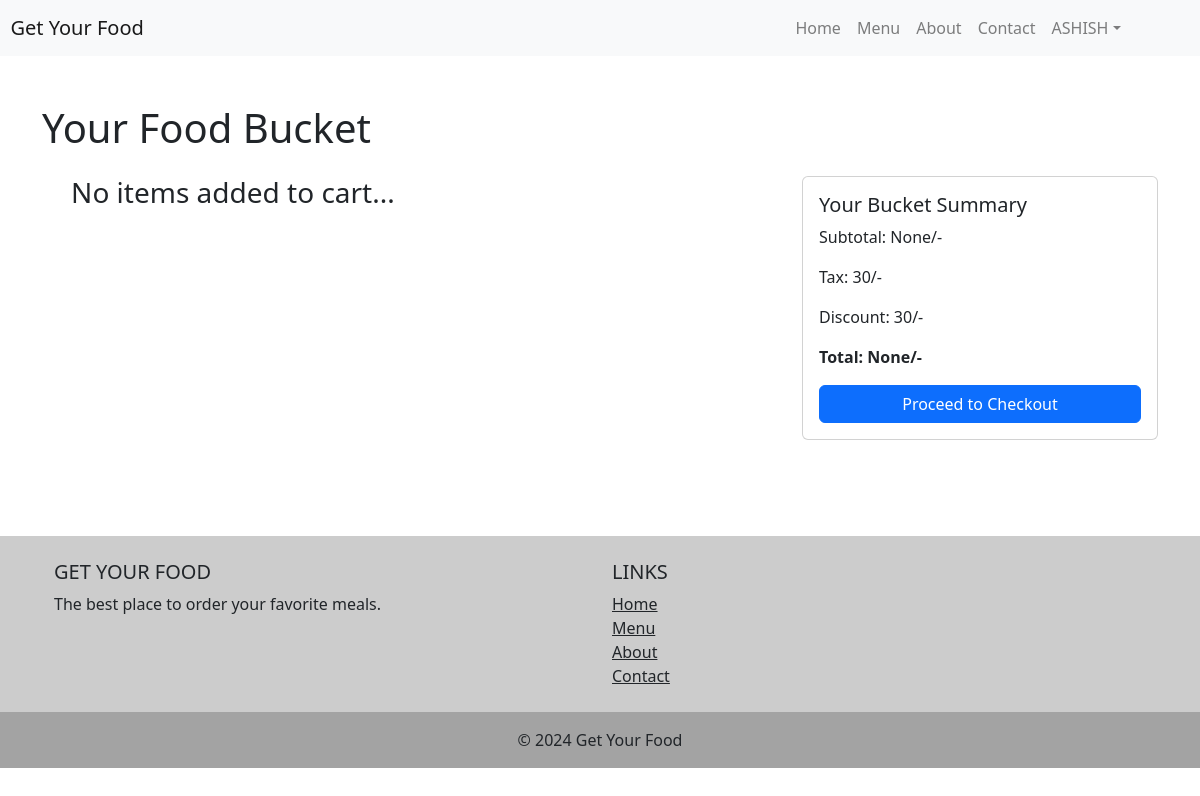
Before: /cart/ (signed in) with the older database file.
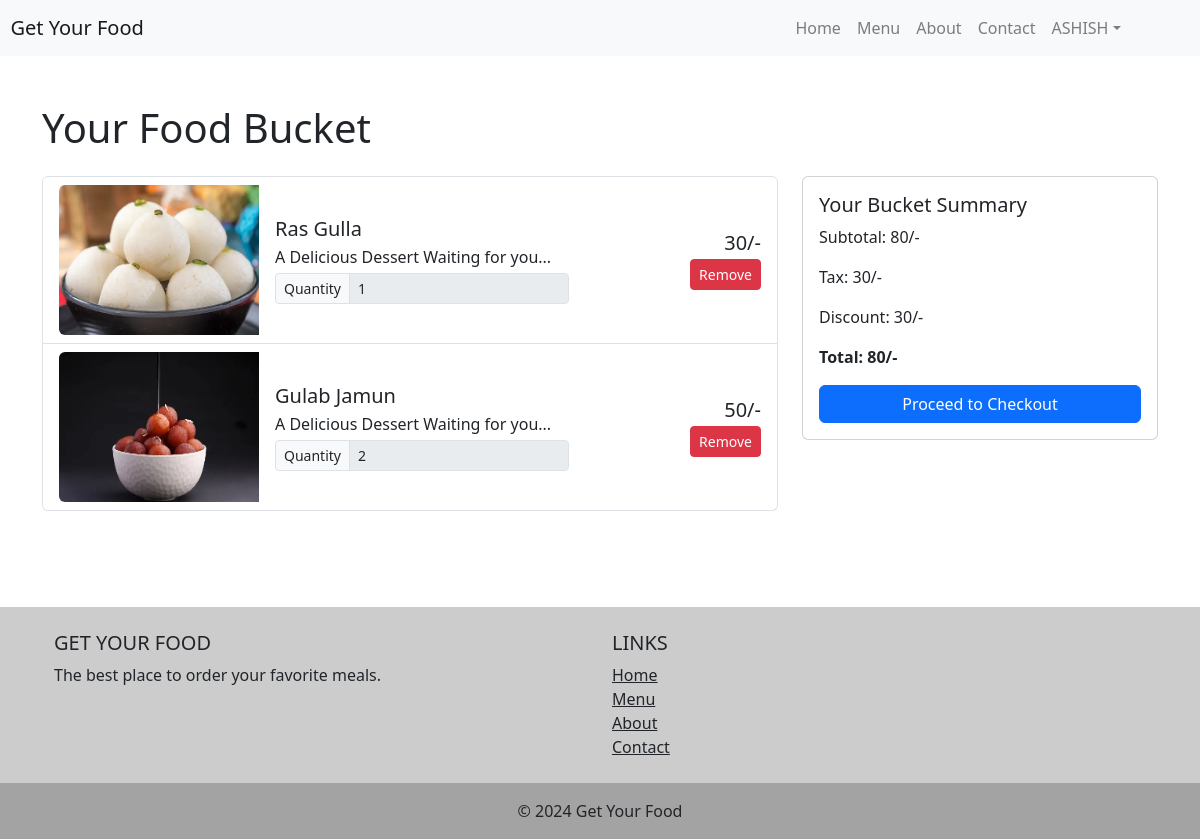
After: the same page with the newer database file.
### myapp/models.py (models this page shows, shortened)
class Cart(models.Model):
    user = models.ForeignKey(CustomUser, on_delete=models.CASCADE)
    product = models.ForeignKey(Product, on_delete=models.CASCADE)
    quantity = models.IntegerField(default=1)
    total_price = models.IntegerField(default=0)
    created_at = models.DateTimeField(auto_now_add=True)
    updated_at = models.DateTimeField(auto_now=True)
    class Meta:
        ordering = ('-created_at',)

class Product(models.Model):
    name = models.CharField(max_length=100)
    price = models.IntegerField(default=0)
    description = models.CharField(max_length=100)
    image = models.ImageField(upload_to='images/')
    category = models.ForeignKey(Category, on_delete=models.CASCADE)
    class Meta:
        ordering = ['category']

### myapp/views.py (the view, shortened to what this page needs)
# urls.py: path('cart/', views.CartView.as_view(), name='cart'),
class CartView(View):
    @method_decorator(login_required)
    def get(self, request):
        cart = Cart.objects.filter(user=request.user)
        total = cart.aggregate(total=Sum('total_price'))
        return render(request, 'cart.html', {'cart': cart, 'total_price':total})

### myapp/templates/cart.html (shortened to what this page needs)
{% extends "base.html" %}
{% block content %}
<div class="container my-5">
    <h1 class="mb-4">Your Food Bucket</h1>
    <div class="row">
        <div class="col-md-8">
            <div class="list-group">
                {% for item in  cart%}
                <div class="list-group-item d-flex justify-content-between align-items-center">
                    <div class="d-flex align-items-center">
                        <img class="img-fluid rounded-start" src="{{item.product.image.url}}" alt="..." style='width:200px;height:150px;'>
                        <div class="ms-3">
                            <h5 class="mb-1">{{item.product.name}}</h5>
                            <p class="mb-1">{{item.product.description}}</p>
                            <div class="input-group input-group-sm">
                                <span class="input-group-text">Quantity</span>
                                <input type="number" class="form-control" value="{{item.quantity}}" disabled>
                            </div>
                        </div>
                    </div>
                    <div class="text-end">
                        <h5 class="mb-1">{{item.total_price}}/-</h5>
                        <form method='post'>
                            <button class="btn btn-danger btn-sm">Remove</button>
                        </form>
                    </div>
                </div>
                {% empty %}
                    <h3>&nbsp&nbsp&nbsp&nbspNo items added to cart...</h3>
                {% endfor %}
            </div>
        </div>
        <div class="col-md-4">
            <div class="card">
                <div class="card-body">
                    <h5 class="card-title">Your Bucket Summary</h5>
                    <p class="card-text">Subtotal: {{total_price.total}}/-</p>
                    <p class="card-text">Tax: 30/-</p>
                    <p class="card-text">Discount: 30/-</p>
                    <p class="card-text"><strong>Total: {{total_price.total}}/-</strong></p>
                    <form action="{% url 'order' %}" method="post">
                        <button type="submit" class="btn btn-primary btn-block">Proceed to Checkout</button>
                    </form>
                </div>
            </div>
        </div>
    </div>
</div>
<br><br>
{% endblock content %}

Changed rows visible on the page:
added Cart: product.image (picture), product.name "Ras Gulla", product.description "A Delicious Dessert Waiting for you...", quantity "1", total_price "30"
added Cart: product.image (picture), product.name "Gulab Jamun", product.description "A Delicious Dessert Waiting for you...", quantity "2", total_price "50"
Other visible differences:
{{ total_price.total }}: "None" → "80"
text no longer shown: "No items added to cart..."
